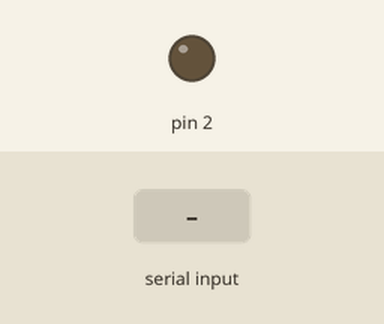
Bench run of a sketch on a simulated Arduino Uno, built with avr-gcc and run on an emulated ATmega328P. Shown: output pins drawn as LEDs (lit = HIGH). The inputs (shaded band) are chosen by the test bench.

Above: at 1.2 s.
1.3 s: "on" received over Serial
At 3.2 s:
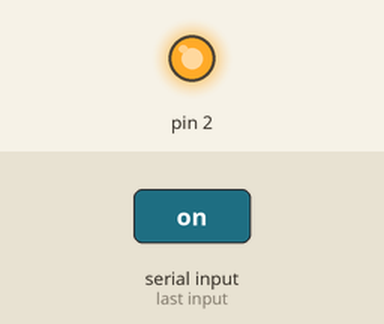
3.8 s: "off" received over Serial
At 5.1 s:
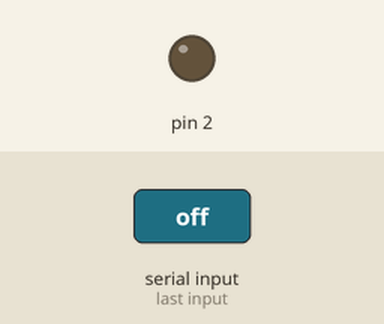
Timing chart, 0 to 6.8 s (numbered marks = the images above; inputs shaded):
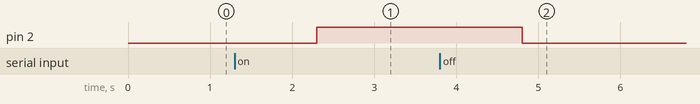

Measured:
- after the input at 1.3 s, pin 2: LOW → HIGH after 1.0 s
- after the input at 3.8 s, pin 2: HIGH → LOW after 1.0 s

The sketch:

Arduino_Transmitter.ino
```cpp
void setup() {
  // put your setup code here, to run once:
  Serial.begin(9600);
  pinMode(2, OUTPUT);

}

String x;
void loop() {
  // put your main code here, to run repeatedly:
  if( Serial.available() > 0){
    x=Serial.readString();
    if( x == "on"){
      digitalWrite(2, HIGH);
    }
    else if( x == "off"){
      digitalWrite(2, LOW);
    }
  }

}
```
